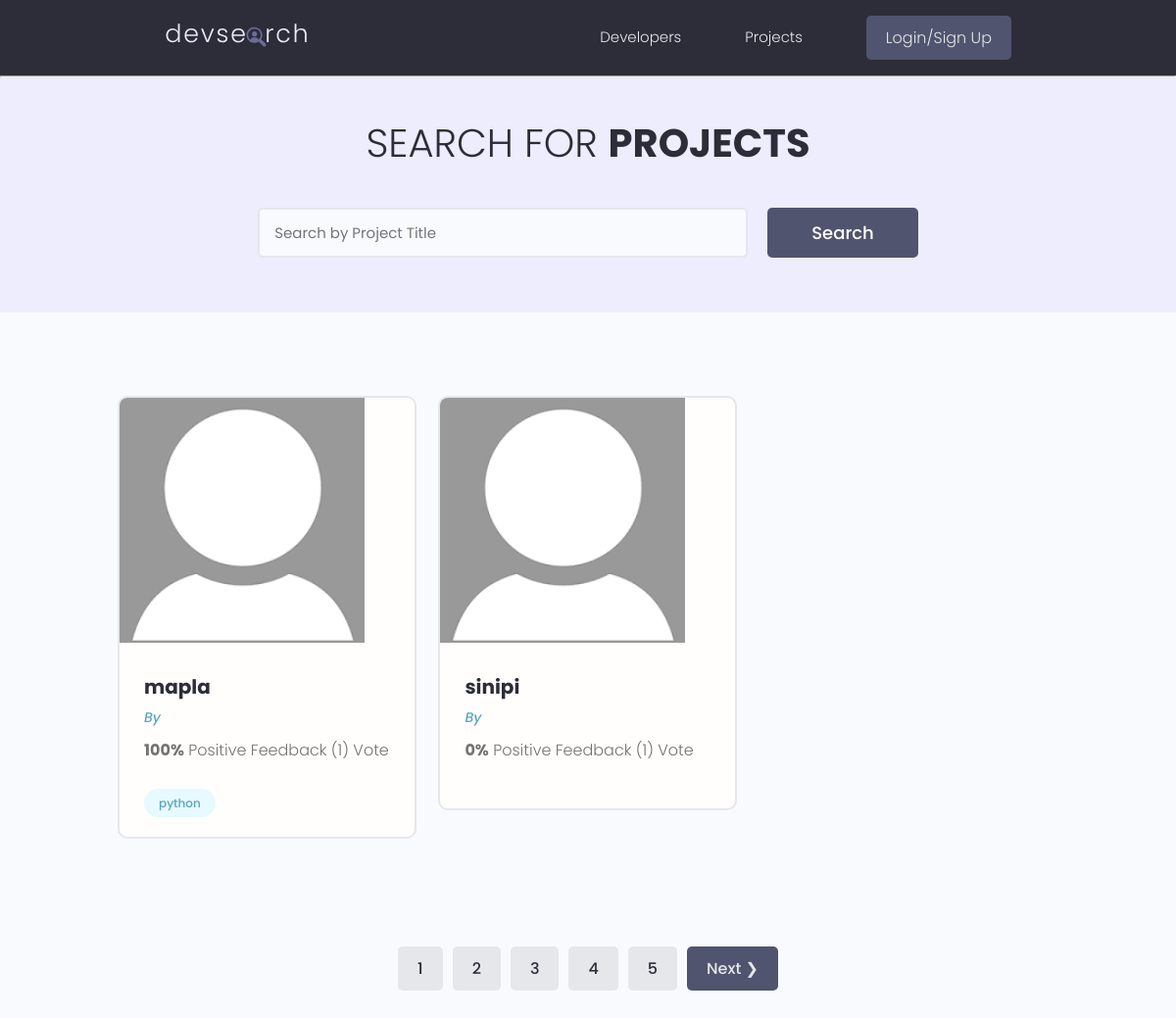
/projectsda/, run on the app's committed database.
### projects/models.py (models this page shows, shortened)
class Project(models.Model):
    owner = models.ForeignKey(Profile, null=True, blank=True, on_delete = models.SET_NULL)
    title = models.CharField(max_length=200)
    description = models.TextField(null=True,blank=True)
    featured_image = models.ImageField(null=True, blank=True, default="default.png")
    demo_link = models.CharField(max_length=2000,null=True,blank=True)
    source_link = models.CharField(max_length=2000,null=True,blank=True)
    tags = models.ManyToManyField('Tag',blank=True)
    vote_total = models.IntegerField(default=0,null=True,blank=True)
    vote_ratio = models.IntegerField(default=0,null=True,blank=True)
    created = models.DateTimeField(auto_now_add=True)
    id = models.UUIDField(default=uuid.uuid4,unique=True, primary_key=True,editable=False)
    class Meta:
        ordering = ['-vote_ratio', '-vote_total', 'title']

class Tag(models.Model):
        name= models.CharField(max_length = 200)
        created = models.DateTimeField(auto_now_add=True)
        id = models.UUIDField(default=uuid.uuid4,unique = True,primary_key=True,editable=False)
        def __str__(self):
            return self.name

### projects/views.py (the view)
# urls.py: path('', views.projectsda,name="projectsda"),
def projectsda(request):
    projects, search_query = searchprojects(request)
    custom_range ,projects = paginateprojects(request, projects, 2)
    context={"projects":projects,'search_query': search_query,'custom_range': custom_range}
    return render(request,"projects/projects.html",context)

### projects/utils.py (called while the page is built)
def paginateprojects(request,projects,results):
    page = request.GET.get('page')
    paginator = Paginator(projects, results)
    try:
        projects = paginator.page(page)
    except PageNotAnInteger:
      page = 1
      projects = paginator.page(page)
    except EmptyPage:
      page = paginator.num_pages
      projects = paginator.page(page)
    leftindex = (int(page) - 4)
    if leftindex < 1:
      leftindex = 1
    rightindex = (int(page) + 5)
    if rightindex > paginator.num_pages:
      rightindex = paginator.num_pages + 1
    custom_range = range(leftindex, rightindex)
    return custom_range,projects

def searchprojects(request):
    search_query =''
    if request.GET.get('search_query'):
      search_query = request.GET.get('search_query')
    tags = Tag.objects.filter(name__icontains=search_query)
    projects = Project.objects.distinct().filter(
      Q(title__icontains=search_query) |
      Q(description__icontains=search_query) |
      Q(owner__name__icontains=search_query) |
      Q(tags__in=tags)
    )
    return projects, search_query

### projects/templates/projects/projects.html (shortened to what this page needs)
{% extends 'main.html' %}
{% block content %}
<main class="projects">
    <section class="hero-section text-center">
        <div class="container container--narrow">
            <div class="hero-section__box">
                <h2>Search for <span>Projects</span></h2>
            </div>
            <div class="hero-section__search">
                <form id='searchForm' class="form" action="{% url 'projectsda' %}" method="get">
                    <div class="form__field">
                        <input class="input input--text" id="formInput#search" type="text" name="search_query"
                            placeholder="Search by Project Title" value="{{search_query}}" />
                    </div>
                    <input class="btn btn--sub btn--lg" type="submit" value="Search" />
                </form>
            </div>
        </div>
    </section>
    <section class="projectsList">
        <div class="container">
            <div class="grid grid--three">
                {% for project in projects %}
                <div class="column">
                    <div class="card project">
                        <a href="{% url 'projects' project.id %}" class="project">
                            <img class="project__thumbnail" src="{{project.featured_image.url}}" alt="project thumbnail" />
                            <div class="card__body">
                                <h3 class="project__title">{{project.title}}</h3>
                                <p> <a class="project__author" href="{% if project.owner.id %}{% url 'user-profile' project.owner.id %}{% endif %}">By {{project.owner.name}}</a>
                                </p>
                                <p class="project--rating">
                                    <span style="font-weight: bold;">{{project.vote_ratio}}%</span> Positive
                                    Feedback ({{project.vote_total}}) Vote{{project.vote_total|pluralize:"s"}}
                                </p>
                                <div class="project__tags">
                                    {% for tag in project.tags.all %}
                                    <span class="tag tag--pill tag--main">
                                        <small>{{tag}}</small>
                                    </span>
                                    {% endfor %}
                                </div>
                            </div>
                        </a>
                    </div>
                </div>
                {% endfor %}
            </div>
        </div>
    </section>
    {% include 'pagination.html' with queryset=projects custom_range=custom_range %}
{% endblock %}

### projects/static/styles/app.css (style rules this page uses)
:root { --color-sub: #2d2d39; }
.btn--sub { background-color: var(--color-sub-light); }
.card { border: 2px solid var(--color-light); }
img { width: 100%; }
.hero-section { height: 40vh; display: flex; align-items: center; background-color: var(--color-sub); }
.hero-section__box { margin-bottom: 4rem; }
.hero-section__box > h2, .hero-section__box > h2 > span { font-size: 4rem; color: var(--color-light); line-height: 1.3; text-transform: uppercase; }
.hero-section__box > h2 { font-weight: 300; }
.hero-section__box > h2 > span { font-weight: 700; }
.hero-section__search > .form { display: flex; align-items: center; justify-content: center; gap: 2rem; }
.hero-section__search > .form input.input--text { width: 50rem; }
.project__author { font-size: 1.4rem; font-style: italic; }
.project--rating { margin-bottom: 1.6em; margin-top: .5em; }
.projects > .hero-section { background: var(--color-sub-lighter); height: 30vh; }
.projects .hero-section__box { margin-bottom: 2.5rem; }
.projects .hero-section__box > h2 { color: var(--color-sub); }
.projects .hero-section__box > h2 > span { font-weight: 700; color: var(--color-sub); }
.projectsList { margin-top: 8rem; }
.project__thumbnail { height: 25rem; object-fit: cover; object-position: top center; }
.project__title { font-size: 2rem; font-weight: 700; color: var(--color-sub); }

### projects/static/uikit/styles/modules/_variables.css (style rules this page uses)
:root { --color-main: #5aa5b9; --color-main-light: #e6faff; --color-sub: #3f4156; --color-sub-light: #51546e; --color-sub-lighter: #ededfd; --color-text: #737373; --color-gray: #8b8b8b; --color-light: #e5e7eb; --color-light-gray: #767676; --color-bg: #f8fafd; --color-white: #fffefd; --color-white-light: #f3f3f3; --color-success: #359e64; --color-success-bg: #def8e8; --color-error: #fc4b0b; --color-error-bg: #fff2ee; --font-base: 'Poppins', arial, helvetica, 'Segoe UI', roboto, ubuntu, sans-serif; --font-monospace: 'Fira Code', 'Courier New', courier, monospace; --font-regular: 300; --font-medium: 500; --font-bold: 700; --generic-shadow: 1px 1px 5px #00000010; --generic-transition: all 0.3s ease-in-out; }

### projects/static/uikit/styles/modules/_base.css (style rules this page uses)
* { margin: 0; padding: 0; box-sizing: border-box; text-rendering: optimizeLegibility; color: inherit; font-size: inherit; }
html { font-size: 50%; }
@media only screen and (min-width: 480px) { html { font-size: 56.25%; } }
@media only screen and (min-width: 1200px) { html { font-size: 62.5%; } }
body { line-height: 1.6; font-weight: 400; font-size: 1.5rem; color: var(--color-text); background-color: var(--color-bg); min-height: 100vh; }

### projects/static/uikit/styles/modules/_typography.css (style rules this page uses)
* { font-family: var(--font-base); }
h2 { font-size: 3.6rem; font-weight: var(--font-bold); }
h3 { font-size: 3.2rem; font-weight: var(--font-medium); }
p, span, strong { font-size: 1.6rem; color: var(--color-text); font-weight: var(--font-regular); }
a { padding-bottom: 2px; text-decoration: none; display: inline-block; color: var(--color-main); font-weight: var(--font-medium); }

### projects/static/uikit/styles/modules/_utilities.css (style rules this page uses)
.container { width: 92%; max-width: 165rem; margin: 0 auto; box-sizing: border-box; }
.container--narrow { width: 92%; max-width: 120rem; }
@media screen and (min-width: 1000px) { .container { width: 90%; } }
@media screen and (min-width: 1000px) { .container--narrow { width: 85%; } }
@media screen and (min-width: 1200px) { .container { width: 80%; } }
@media screen and (min-width: 1200px) { .container--narrow { width: 72%; } }
.text-center { text-align: center; }

### projects/static/uikit/styles/modules/_button.css (style rules this page uses)
.btn { display: inline-block; position: relative; cursor: pointer; background-color: var(--color-light); font-weight: var(--font-medium); color: var(--color-sub); text-decoration: none; padding: 1rem 2rem; border-radius: 0.5rem; border: none; width: -webkit-fit-content; width: -moz-fit-content; width: fit-content; height: -webkit-fit-content; height: -moz-fit-content; height: fit-content; font-size: 1.6rem; outline-width: 0; outline-color: transparent; -webkit-backface-visibility: hidden; backface-visibility: hidden; transition: all 0.3s ease-in-out; }
.btn--sub { background-color: var(--color-sub); color: var(--color-white); }
.btn--lg { font-size: 1.8rem; padding: 1.2rem 4.5rem; }

### projects/static/uikit/styles/modules/_card.css (style rules this page uses)
.card { border-radius: 1rem; background-color: var(--color-white); border: 1.5px solid var(--color-light); width: auto; height: auto; margin-top: 0.5rem; margin-bottom: 0.5rem; overflow: hidden; }
.card__body, .card__header { padding: 2rem 2.5rem; }

### data on the page
Project: featured_image (placeholder picture), title "mapla", vote_ratio "100", vote_total "1"
Tag: name "python"
Project: featured_image (placeholder picture), title "sinipi", vote_ratio "0", vote_total "1"

### other printed values
{{ page }} "1"
{{ page }} "2" "3" "4" "5"
